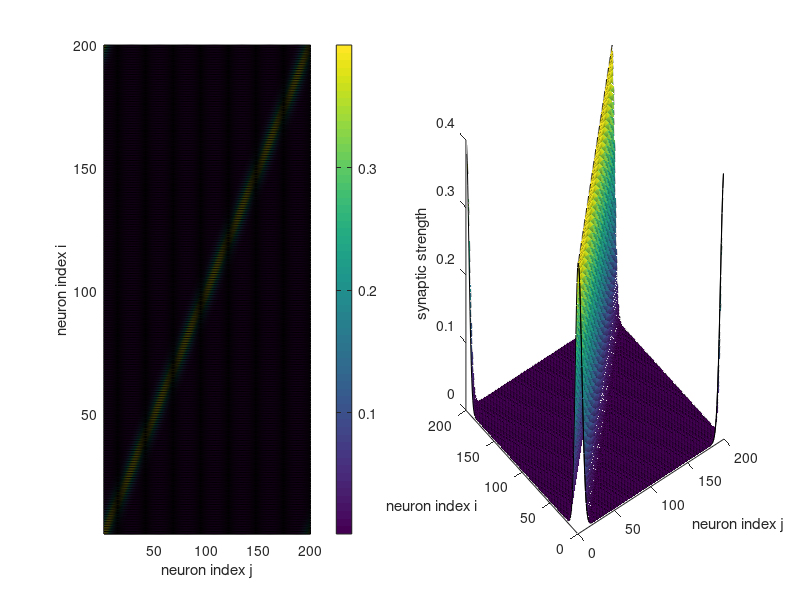

Here is the MATLAB script that generated this plot:
% simple script to parametrize the WTA circuit in the sharp learning net

% in each population the neurons are laterally interconnected to implement
% a soft Winner-Take-All circuit

% test the parametrization of a WTA 
close all; clear all; clc; 

% number of neurons in the population 
N_NEURONS = 200;


% standard deviation 
SIGMA = 5.0;
% scaling factor
SL = 5.0; % original value 4.5
% convolution scaling factor 
GAMMA = SL/(SIGMA*sqrt(2*pi));
% decay term 
DELTA = -0.001; % original value -0.005

% the weight matrix for lateral interconnectivity 
W = rand(N_NEURONS, N_NEURONS);

% build up the connectivity matrix 
for idx = 1:N_NEURONS
    for jdx = 1:N_NEURONS
        dij = min([abs(idx-jdx), N_NEURONS - abs(idx-jdx)]);
        W(idx, jdx) = GAMMA*exp(-0.5*(dij/SIGMA)^2) - DELTA;       
    end
end

% visualize the lateral connectivity weight matrix
figure; set(gcf, 'color', 'w');
subplot(1,2,1);
pcolor(W); box off; grid off; colorbar;
xlabel('neuron index j'); ylabel('neuron index i');
subplot(1,2,2);
surf(W(1:N_NEURONS, 1:N_NEURONS)); box off; grid off;
xlabel('neuron index j'); ylabel('neuron index i');
zlabel('synaptic strength');